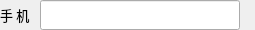
                    <widget class="QWidget" name="widget_phone" native="true">
                     <property name="minimumSize">
                      <size>
                       <width>0</width>
                       <height>30</height>
                      </size>
                     </property>
                     <property name="maximumSize">
                      <size>
                       <width>16777215</width>
                       <height>30</height>
                      </size>
                     </property>
                     <layout class="QHBoxLayout" name="horizontalLayout_9">
                      <property name="spacing">
                       <number>0</number>
                      </property>
                      <property name="leftMargin">
                       <number>0</number>
                      </property>
                      <property name="topMargin">
                       <number>0</number>
                      </property>
                      <property name="rightMargin">
                       <number>0</number>
                      </property>
                      <property name="bottomMargin">
                       <number>0</number>
                      </property>
                      <item>
                       <widget class="QLabel" name="label_17">
                        <property name="minimumSize">
                         <size>
                          <width>40</width>
                          <height>30</height>
                         </size>
                        </property>
                        <property name="maximumSize">
                         <size>
                          <width>40</width>
                          <height>30</height>
                         </size>
                        </property>
                        <property name="font">
                         <font>
                          <family>微软雅黑</family>
                          <pointsize>10</pointsize>
                          <bold>false</bold>
                         </font>
                        </property>
                        <property name="text">
                         <string>手 机</string>
                        </property>
                       </widget>
                      </item>
                      <item>
                       <widget class="QLineEdit" name="lineEdit_phone">
                        <property name="minimumSize">
                         <size>
                          <width>200</width>
                          <height>30</height>
                         </size>
                        </property>
                        <property name="maximumSize">
                         <size>
                          <width>200</width>
                          <height>30</height>
                         </size>
                        </property>
                        <property name="font">
                         <font>
                          <family>微软雅黑</family>
                          <pointsize>10</pointsize>
                          <bold>false</bold>
                         </font>
                        </property>
                        <property name="text">
                         <string/>
                        </property>
                       </widget>
                      </item>
                      <item>
                       <widget class="QLabel" name="lab_phoneYes">
                        <property name="minimumSize">
                         <size>
                          <width>15</width>
                          <height>30</height>
                         </size>
                        </property>
                        <property name="maximumSize">
                         <size>
                          <width>15</width>
                          <height>30</height>
                         </size>
                        </property>
                        <property name="font">
                         <font>
                          <family>微软雅黑</family>
                          <pointsize>14</pointsize>
                          <bold>true</bold>
                         </font>
                        </property>
                        <property name="text">
                         <string/>
                        </property>
                       </widget>
                      </item>
                     </layout>
                    </widget>
